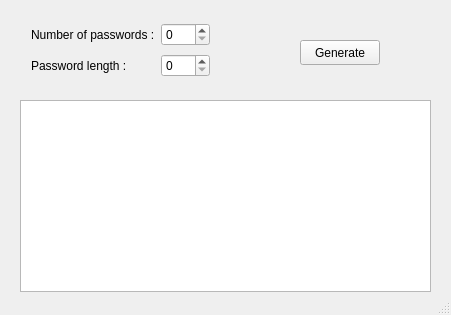
<?xml version="1.0" encoding="UTF-8"?>
<ui version="4.0">
 <class>MainWindow</class>
 <widget class="QMainWindow" name="MainWindow">
  <property name="enabled">
   <bool>true</bool>
  </property>
  <property name="geometry">
   <rect>
    <x>0</x>
    <y>0</y>
    <width>451</width>
    <height>315</height>
   </rect>
  </property>
  <property name="windowTitle">
   <string>Password Generator</string>
  </property>
  <widget class="QWidget" name="centralWidget">
   <widget class="QWidget" name="gridLayoutWidget">
    <property name="geometry">
     <rect>
      <x>20</x>
      <y>10</y>
      <width>201</width>
      <height>80</height>
     </rect>
    </property>
    <layout class="QGridLayout" name="gridLayout">
     <item row="1" column="0">
      <widget class="QLabel" name="label_passwordLength">
       <property name="text">
        <string>Password length :</string>
       </property>
      </widget>
     </item>
     <item row="0" column="0">
      <widget class="QLabel" name="label_nbPassword">
       <property name="text">
        <string>Number of passwords :</string>
       </property>
      </widget>
     </item>
     <item row="0" column="1">
      <widget class="QSpinBox" name="spinBox_nbPassword">
       <property name="maximum">
        <number>999</number>
       </property>
      </widget>
     </item>
     <item row="1" column="1">
      <widget class="QSpinBox" name="spinBox_lengthPassword"/>
     </item>
    </layout>
   </widget>
   <widget class="QPushButton" name="pushButton_generate">
    <property name="geometry">
     <rect>
      <x>300</x>
      <y>40</y>
      <width>80</width>
      <height>25</height>
     </rect>
    </property>
    <property name="text">
     <string>Generate</string>
    </property>
   </widget>
   <widget class="QListView" name="listView_listPasswords">
    <property name="geometry">
     <rect>
      <x>20</x>
      <y>100</y>
      <width>411</width>
      <height>192</height>
     </rect>
    </property>
   </widget>
  </widget>
  <widget class="QStatusBar" name="statusBar"/>
 </widget>
 <layoutdefault spacing="6" margin="11"/>
 <resources/>
 <connections/>
</ui>
